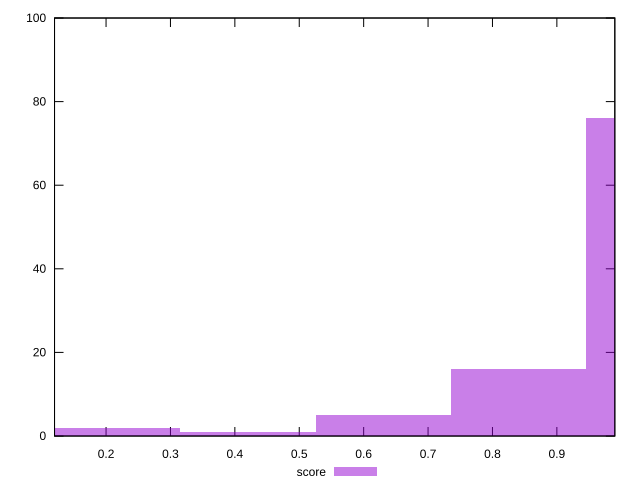

Here is the gnuplot script that generated this plot:
reset

$score <<EOF
0.8407393525018092 16
1.0509241906272615 76
0.6305545143763569 5
0.2101848381254523 2
0.4203696762509046 1
EOF

set key outside below
set boxwidth 0.2101848381254523
set xrange [0.12:0.99]
set yrange [0:100]
set trange [0:100]
set style fill transparent solid 0.5 noborder
set terminal svg size 640, 490 enhanced background rgb 'white'
set output "report_00017_2021-02-10T15-08-03.406Z/max-potential-fid/samples/pages+cached+noadtech/score/histogram.svg"

plot $score title "score" with boxes

reset
